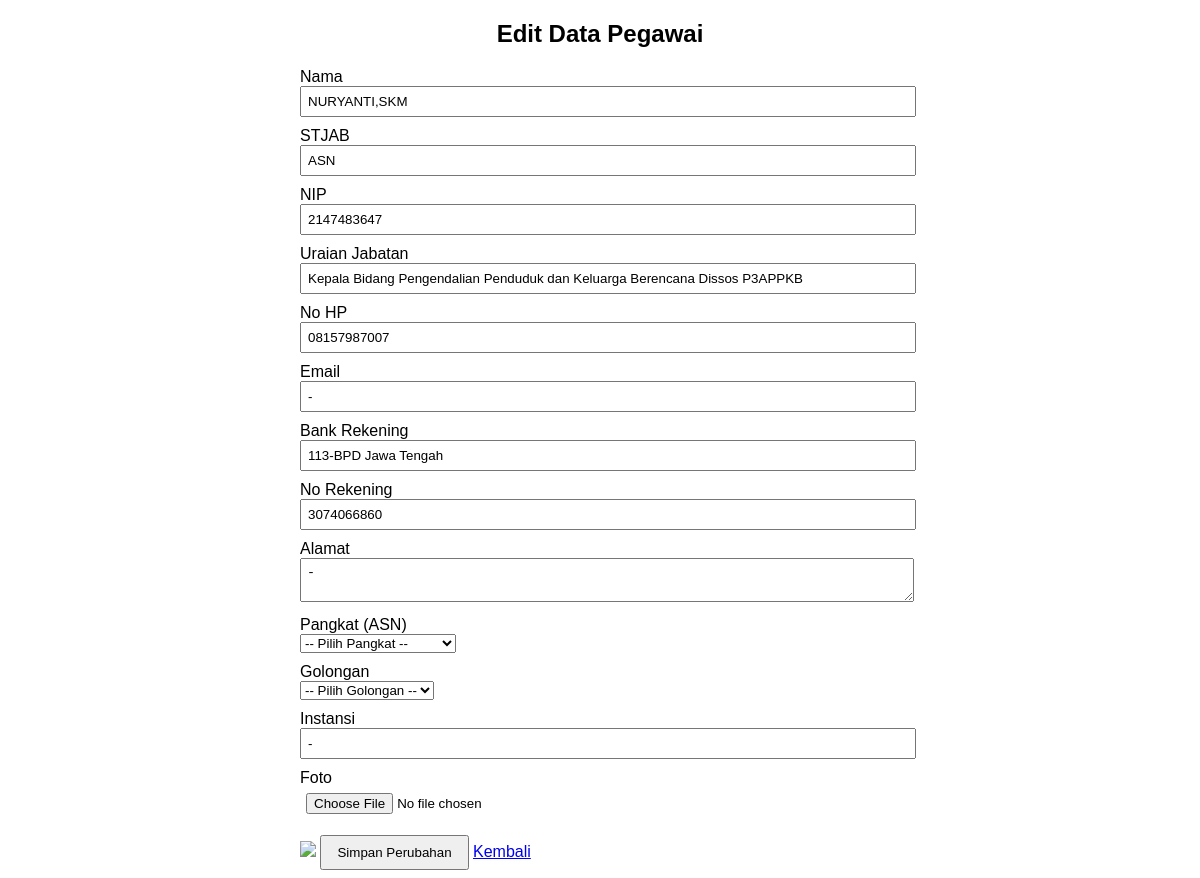
Screenshot of /edit_pegawai.php?id_peg=60 (signed in) with the database file from the repository.
### tables this page shows
CREATE TABLE `pegawai` (
  `nama` varchar(100) NOT NULL,
  `stsjab` varchar(50) NOT NULL,
  `nip` int(50) NOT NULL,
  `uraijab` varchar(150) NOT NULL,
  `no_hp` varchar(20) NOT NULL,
  `email` varchar(100) NOT NULL,
  `bankrek` varchar(50) NOT NULL,
  `no_rek` varchar(50) NOT NULL,
  `alamat` text NOT NULL,
  `id_peg` int(11) NOT NULL,
  `image_peg` varchar(255) NOT NULL,
  `pangkat` varchar(50) NOT NULL,
  `gol` varchar(20) NOT NULL,
  `INSTANSI` varchar(50) NOT NULL
);

### edit_pegawai.php (the view, shortened to what this page needs)
<?php
include 'koneksi.php';
$id = $_GET['id_peg'];
$query = "SELECT * FROM pegawai WHERE id_peg = '$id'";
$result = mysqli_query($conn, $query);
$data = mysqli_fetch_assoc($result);
?>
<!DOCTYPE html>
<html lang="id">
<head>
</head>
<body>
<h2 align="center">Edit Data Pegawai</h2>
<form method="POST" enctype="multipart/form-data">
    <label>Nama</label>
    <input type="text" name="nama" value="<?= $data['nama']; ?>" required>
    <label>STJAB</label>
    <input type="text" name="stsjab" value="<?= $data['stsjab']; ?>">
    <label>NIP</label>
    <input type="text" name="nip" value="<?= $data['nip']; ?>">
    <label>Uraian Jabatan</label>
    <input type="text" name="uraijab" value="<?= $data['uraijab']; ?>">
    <label>No HP</label>
    <input type="text" name="no_hp" value="<?= $data['no_hp']; ?>">
    <label>Email</label>
    <input type="email" name="email" value="<?= $data['email']; ?>">
    <label>Bank Rekening</label>
    <input type="text" name="bankrek" value="<?= $data['bankrek']; ?>">
    <label>No Rekening</label>
    <input type="text" name="no_rek" value="<?= $data['no_rek']; ?>">
    <label>Alamat</label>
    <textarea name="alamat"><?= $data['alamat']; ?></textarea>
    <label>Pangkat (ASN)</label>
<select name="pangkat">
    <option value="">-- Pilih Pangkat --</option>
</select>
    <label>Golongan</label>
<select name="gol">
    <option value="">-- Pilih Golongan --</option>
</select>
    <label>Instansi</label>
    <input type="text" name="INSTANSI" value="<?= $data['INSTANSI']; ?>">
    <label>Foto</label>
    <input type="file" name="image_peg">
    <?php if (!empty($data['image_peg'])) { ?>
        <img src="upload/<?= $data['image_peg']; ?>">
    <?php } ?>
    <button type="submit" name="update">Simpan Perubahan</button>
    <a href="list_pegawai.php">Kembali</a>
</form>
</body>
</html>

### edit_pegawai.php (style rules this page uses)
body { font-family: Arial, sans-serif; }
form { width: 600px; margin: auto; }
label { display: block; margin-top: 10px; }
input, textarea { width: 100%; padding: 6px; }
button { margin-top: 15px; padding: 8px 15px; }
img { margin-top: 5px; width: 80px; }

### rows the page displays
pegawai: nama "NURYANTI,SKM", stsjab "ASN", nip "2147483647", uraijab "Kepala Bidang Pengendalian Penduduk dan Keluarga Berencana Dissos P3APPKB", no_hp "08157987007", email "-", bankrek "113-BPD Jawa Tengah", no_rek "3074066860", alamat "-", INSTANSI "-"
